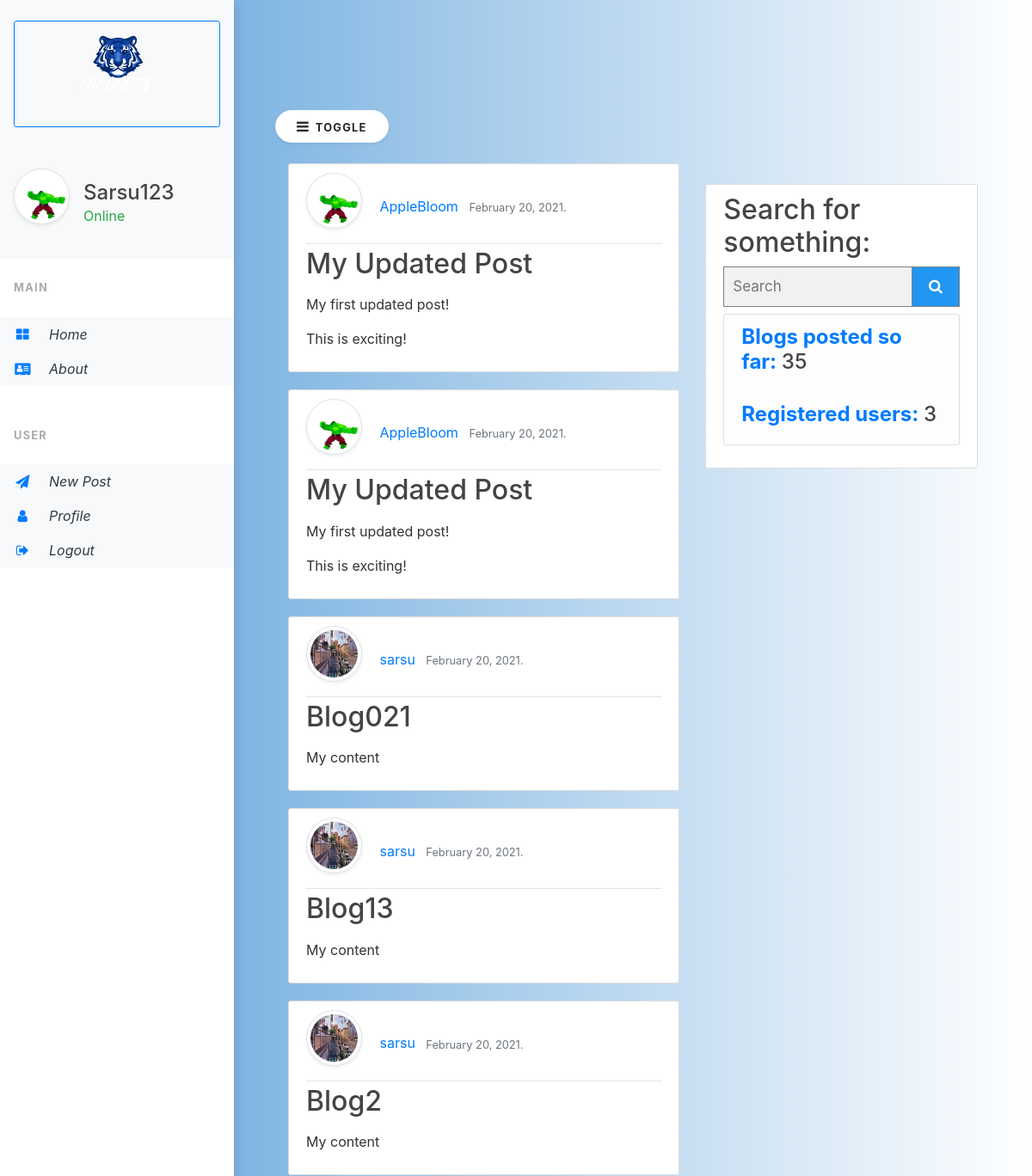
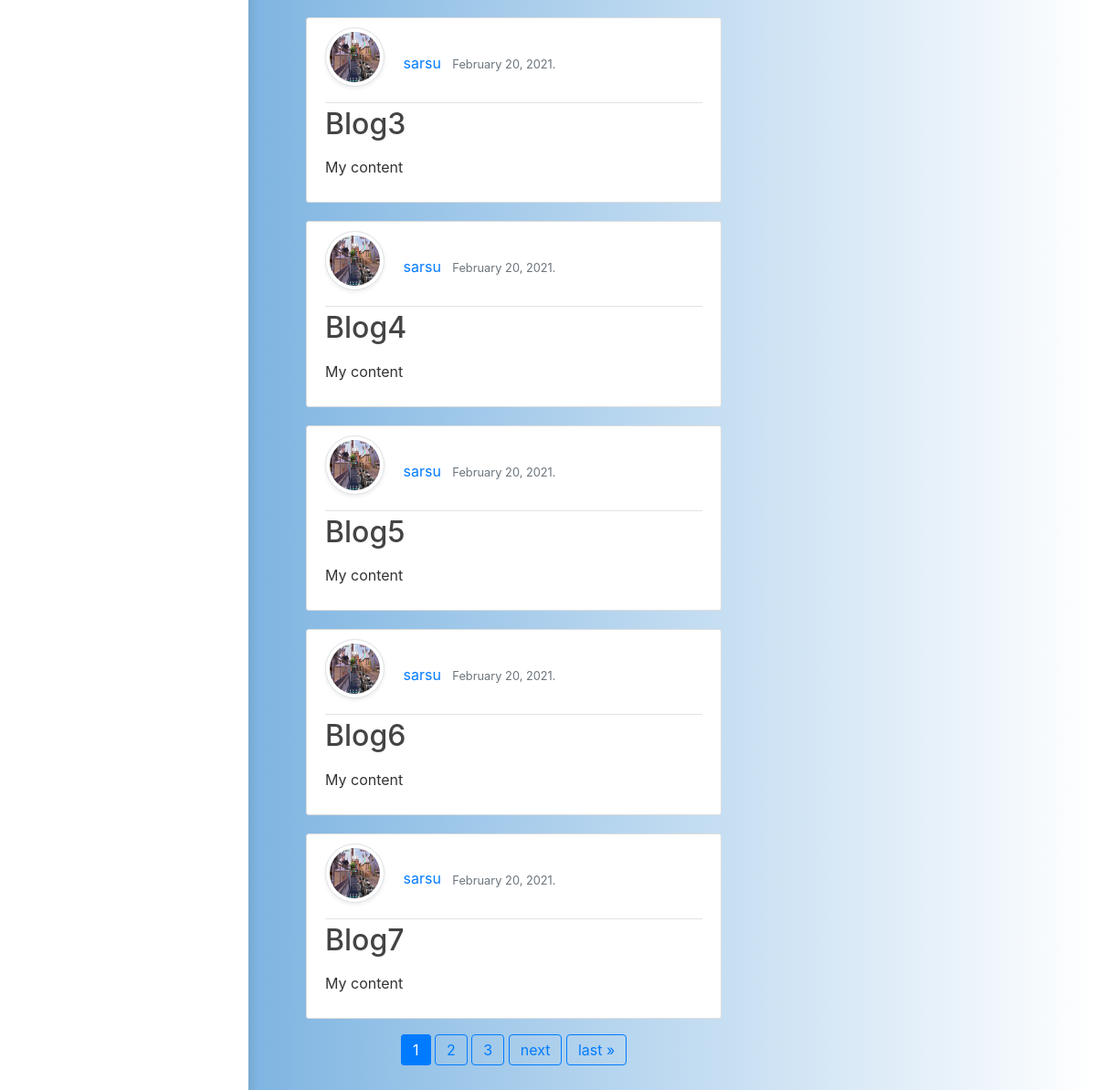
Screenshot of / (signed in) with the database file from the repository (2 pictures, top to bottom).
### users/models.py (models this page shows, shortened)
class Profile(models.Model):
    user = models.OneToOneField(User, on_delete=models.CASCADE)
    image = models.ImageField(default='default.jpg', upload_to='profile_pics')
    bio = models.TextField(default="Hello, I'm a new user!", blank=True, max_length=120)
    birthday = models.DateField(blank=True, null=True)
    slug = models.SlugField(blank=True)
    def get_absolute_url(self):
       return f"/profile/{self.slug}"
    def countUsers():
        qs = User.objects.all()
        counter = 0
        for users in qs:
            if users.is_staff:
                continue
            counter += 1
        return counter

### blog/models.py (models this page shows, shortened)
class Post(models.Model):
    title = models.CharField(max_length=60)
    content = models.TextField(max_length=280)
    date_posted = models.DateField(default=timezone.now)
    author = models.ForeignKey(User, on_delete=models.CASCADE)
    slug = models.SlugField(blank=True)
    def get_absolute_url(self):
        return f"/post/{self.slug}"
    def countPosts():
        qs = Post.objects.all()
        counter = 0
        for post in qs:
            counter += 1
        return counter

### blog/views.py (the view)
# urls.py: path('', views.home, name="blog-home"),
@login_required
def home(request):
    if request.user.is_authenticated:
        qs = Post.objects.order_by('-date_posted')
        post_count = Post.countPosts()
        user_count = Profile.countUsers()
        paginator = Paginator(qs, 10)
        page_number = request.GET.get('page')
        page_obj = paginator.get_page(page_number)
        context = {
                'post_count': post_count,
                'user_count': user_count,
                'posts' : paginator.get_page(page_number),
            }
        template_name = "blog/home.html"
        return render(request, template_name, context)
    else:
        return redirect('login')

### blog/templates/blog/home.html (shortened to what this page needs)
{% extends "blog/base.html"%}
{%block content %}
<div class="col-lg-7">
        {%for post in posts %}
        {% include "blog/list-inline.html" with post=post truncate=True detail=False%}
        {% endfor %}
        {% if posts.has_next or posts.has_previous %}
<div class="pagination justify-content-center" style="text-align:center;">
    <span class="step-links">
        {% for num in posts.paginator.page_range %}
        {% if posts.number == num %}
          <a class="btn btn-primary mb-4" href="?page={{ num }}">{{ num }}</a>
        {% elif num > posts.number|add:'-3' and num < posts.number|add:'3' %}
          <a class="btn btn-outline-primary mb-4" href="?page={{ num }}">{{ num }}</a>
        {% endif %}
      {% endfor %}
        {% if posts.has_next %}
            <a href="?page={{ posts.next_page_number }}" class="btn btn-outline-primary">next</a>
            <a href="?page={{ posts.paginator.num_pages }}" class="btn btn-outline-primary">last &raquo;</a>
        {% endif %}
    </span>
</div>
{% endif %}
</div>
{% endblock content %}
{% block sidebar %}
{% include "blog/sidebar.html" %}
{% endblock %}

### blog/templates/blog/header.html (shortened to what this page needs)
{% load static %}
<header class="site-header">
    <div class="vertical-nav bg-white" id="sidebar">
      <div class="py-4 px-3 mb-4 bg-light">
        <div class="media d-flex align-items-center">
          <div class="media-body">
            <button class="btn btn-outline-primary mb-5 btn-sm" style="text-decoration:none; width:auto;">
            <a href="{% url 'blog-home' %} "  style="text-decoration:none;"><img width="50%" class="center" src="{% static 'logos/Logo tigre.png' %}">
          </button>
            <div class="media d-flex align-items-center">
            {% if request.user.is_authenticated %}
            <img class="rounded-circle account-img post-img mr-3 rounded-circle img-thumbnail shadow-sm  post-img" width="65" src="{{request.user.profile.image.url}}">
            <div class="media-body">
              <a href="{{request.user.profile.get_absolute_url}}"><h4 class="m-0">{{request.user.username}}</h4></a>
              <p class="font-weight-light mb-0 text-success"><strong>Online</strong></p>
            </div>
            {% else %}
            <div class="media-body">
              <p class="font-weight-bold text-danger mb-0 text-center mt-4">Offline</p>
            </div>
            {% endif %}
          </div>
          </div>
        </div>
      </div>
      {% if request.user.is_authenticated %}
      <p class="text-gray font-weight-bold text-uppercase px-3 small pb-4 mb-0">Main</p>
      <ul class="nav flex-column bg-white mb-0">
        <li class="nav-item">
          <a href="{% url 'blog-home' %}" class="nav-link text-dark font-italic bg-light">
                    <i class="fa fa-th-large mr-3 text-primary fa-fw"></i>
                    Home
                </a>
        </li>
        <li class="nav-item">
          <a href="{% url 'blog-about' %}" class="nav-link text-dark font-italic bg-light">
                    <i class="fa fa-address-card mr-3 text-primary fa-fw"></i>
                    About
                </a>
        </li>
      </ul>
      <div class="separator">
      <p class="text-gray font-weight-bold text-uppercase px-3 small pb-4 mb-0 ">User</p>
      <ul class="nav flex-column bg-white mb-0">
        <li class="nav-item">
          <a href="{% url 'post-create' %}" class="nav-link text-dark font-italic bg-light">
                  <i class="fa fa-paper-plane mr-3 text-primary fa-fw"></i>
                    New Post
                </a>
        </li>
        <li class="nav-item">
          <a href="{{request.user.profile.get_absolute_url}}" class="nav-link text-dark font-italic bg-light">
                  <i class="fa fa-user mr-3 text-primary fa-fw"></i>
                    Profile
                </a>
        </li>
        <li class="nav-item">
          <a href="{% url 'logout' %}" class="nav-link text-dark font-italic bg-light">
                    <i class="fa fa-sign-out mr-3 text-primary fa-fw"></i>
                    Logout
                </a>
        </li>
      </ul>
    </div>
    {% endif %}
    </div>
  </header>

### blog/templates/blog/list-inline.html (shortened to what this page needs)
<article class="media content-section">
    <div class="media-body">
      <div class="article-metadata">
        <img class="rounded-circle account-img post-img mr-3 rounded-circle img-thumbnail shadow-sm  post-img" width="65" src="{{post.author.profile.image.url}}">
        <a class="mr-2" href="{{post.author.profile.get_absolute_url}}">{{ post.author }}</a>
        <small class="text-muted">{{ post.date_posted|date:"F d, Y. " }}</small>
      </div>
      <h2><a class="article-title" href="{{ post.get_absolute_url }}">{{ post.title }}</a></h2>
      {% if truncate %}
      <p class="article-content">{{ post.content|linebreaks|truncatechars:80 }}</p>
      {% else %}
      <p class="article-content">{{ post.content|linebreaks}}</p>
      {% endif %}
    </div>
  </article>

### static/blog/css/main.css (style rules this page uses)
body { background: #fafafa; color: #333333; margin-top: 5rem; }
h1, h2, h3, h4, h5, h6 { color: #444444; }
ul { margin: 0; }
.content-section { background: #ffffff; padding: 10px 20px; border: 1px solid #dddddd; border-radius: 3px; margin-bottom: 20px; }
.article-title { color: #444444; }
.article-content { white-space: pre-line; }
.article-metadata { padding-bottom: 1px; margin-bottom: 4px; border-bottom: 1px solid #e3e3e3 }
.account-img { height: 125px; width: 125px; margin-right: 20px; margin-bottom: 16px; }
.post-img { width: 65px !important; height: 65px !important; }
.media-body { clear: left; display: inline; word-break: break-word; width: 100%; }
.center { display: block; margin-left: auto; margin-right: auto; width: 50%; margin-bottom: 15px; }
.pagination a { display: inline; margin-left: auto; margin-right: auto; text-align: center; }
.step-links { text-align: center; }
* { box-sizing: border-box; }

### static/blog/css/navbar.css (style rules this page uses)
.vertical-nav { min-width: 17rem; width: 17rem; height: 100vh; position: fixed; top: 0; left: 0; box-shadow: 3px 3px 10px rgba(0, 0, 0, 0.1); transition: all 0.4s; }
@media (max-width:1200px) { .vertical-nav { position: fixed; left: 0; width: 10%; height: 100%; overflow: auto; } }
body { background: #599fd9; background: -webkit-linear-gradient(to right, #599fd9, white); background: linear-gradient(to right, #599fd9, white); min-height: 100vh; overflow-x: hidden; }
.separator { margin: 3rem 0; border-bottom: 1px dashed #fff; }
.text-uppercase { letter-spacing: 0.1em; }
.text-gray { color: #aaa; }

### rows the page displays
Post: author.profile.image (picture), author "AppleBloom", date_posted "February 20, 2021.", title "My Updated Post", content "My first updated post! This is exciting!"
Post: author.profile.image (picture), author "AppleBloom", date_posted "February 20, 2021.", title "My Updated Post", content "My first updated post! This is exciting!"
Post: author.profile.image (picture), author "sarsu", date_posted "February 20, 2021.", title "Blog021", content "My content"
Post: author.profile.image (picture), author "sarsu", date_posted "February 20, 2021.", title "Blog13", content "My content"
Post: author.profile.image (picture), author "sarsu", date_posted "February 20, 2021.", title "Blog2", content "My content"
Post: author.profile.image (picture), author "sarsu", date_posted "February 20, 2021.", title "Blog3", content "My content"
Post: author.profile.image (picture), author "sarsu", date_posted "February 20, 2021.", title "Blog4", content "My content"
Post: author.profile.image (picture), author "sarsu", date_posted "February 20, 2021.", title "Blog5", content "My content"
Post: author.profile.image (picture), author "sarsu", date_posted "February 20, 2021.", title "Blog6", content "My content"
Post: author.profile.image (picture), author "sarsu", date_posted "February 20, 2021.", title "Blog7", content "My content"

### other values shown
{{ request.user.username }} "Sarsu123"
{{ num }} "1"
{{ num }} "2" "3"
{{ post_count }} "35"
{{ user_count }} "3"
